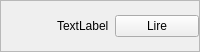
    <widget class="QFrame" name="frame">
     <property name="minimumSize">
      <size>
       <width>75</width>
       <height>0</height>
      </size>
     </property>
     <property name="maximumSize">
      <size>
       <width>100000</width>
       <height>52</height>
      </size>
     </property>
     <property name="layoutDirection">
      <enum>Qt::LeftToRight</enum>
     </property>
     <property name="frameShape">
      <enum>QFrame::StyledPanel</enum>
     </property>
     <property name="frameShadow">
      <enum>QFrame::Raised</enum>
     </property>
     <layout class="QGridLayout" name="gridLayout_4">
      <property name="margin">
       <number>0</number>
      </property>
      <item row="0" column="0">
       <widget class="QLabel" name="labelEnveloppe">
        <property name="minimumSize">
         <size>
          <width>50</width>
          <height>23</height>
         </size>
        </property>
        <property name="maximumSize">
         <size>
          <width>50</width>
          <height>23</height>
         </size>
        </property>
        <property name="layoutDirection">
         <enum>Qt::LeftToRight</enum>
        </property>
        <property name="text">
         <string/>
        </property>
        <property name="pixmap">
         <pixmap resource="images.qrc">:/images/enveloppe.png</pixmap>
        </property>
        <property name="scaledContents">
         <bool>true</bool>
        </property>
        <property name="alignment">
         <set>Qt::AlignCenter</set>
        </property>
       </widget>
      </item>
      <item row="0" column="1">
       <layout class="QFormLayout" name="formLayout_6">
        <property name="fieldGrowthPolicy">
         <enum>QFormLayout::AllNonFixedFieldsGrow</enum>
        </property>
        <property name="formAlignment">
         <set>Qt::AlignLeading|Qt::AlignLeft|Qt::AlignVCenter</set>
        </property>
        <item row="0" column="0">
         <widget class="QLabel" name="labelNbMsgNonLus">
          <property name="text">
           <string>TextLabel</string>
          </property>
         </widget>
        </item>
        <item row="0" column="1">
         <widget class="QPushButton" name="btn_lire">
          <property name="maximumSize">
           <size>
            <width>120</width>
            <height>23</height>
           </size>
          </property>
          <property name="text">
           <string>Lire</string>
          </property>
         </widget>
        </item>
       </layout>
      </item>
     </layout>
    </widget>
